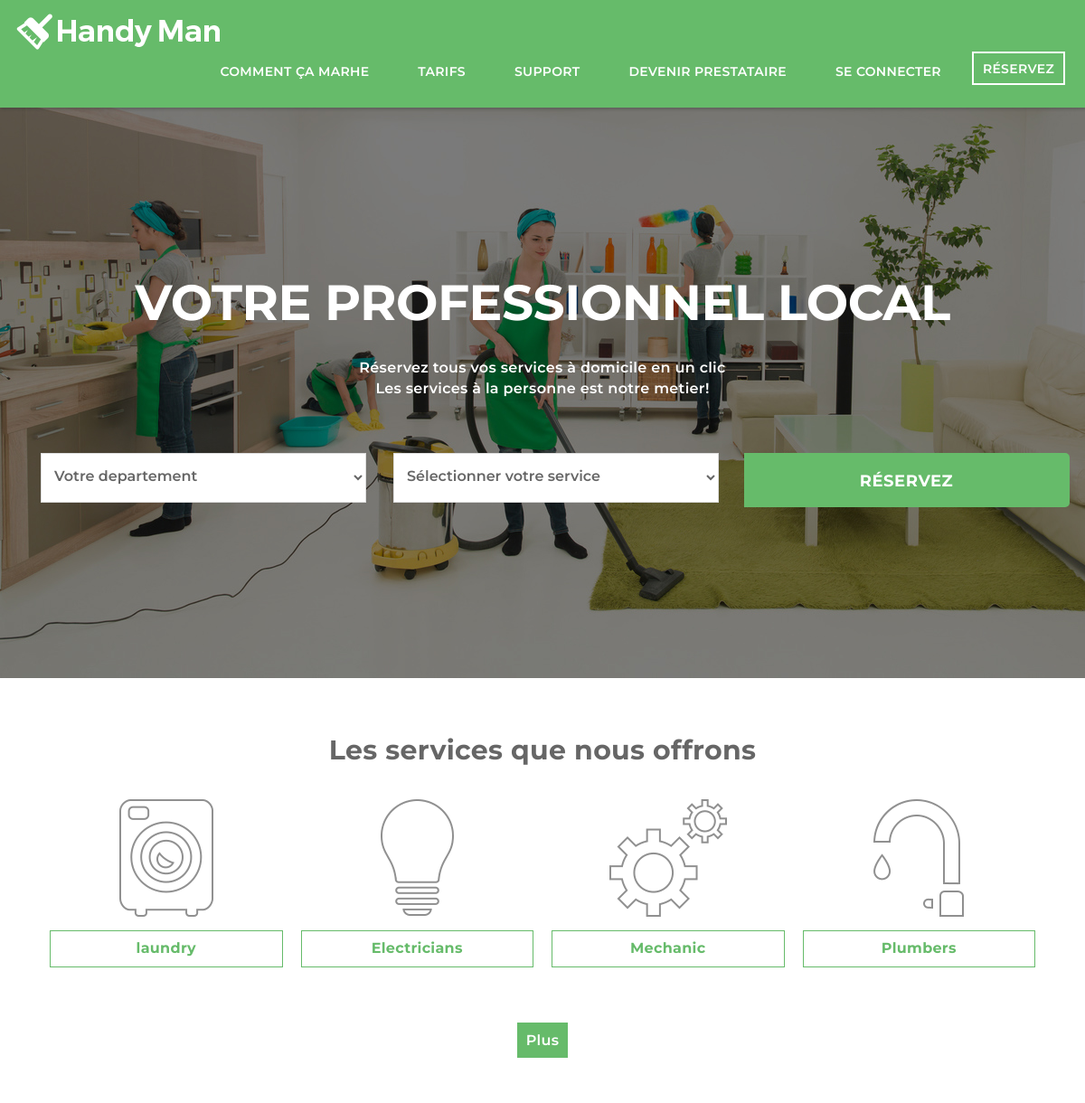
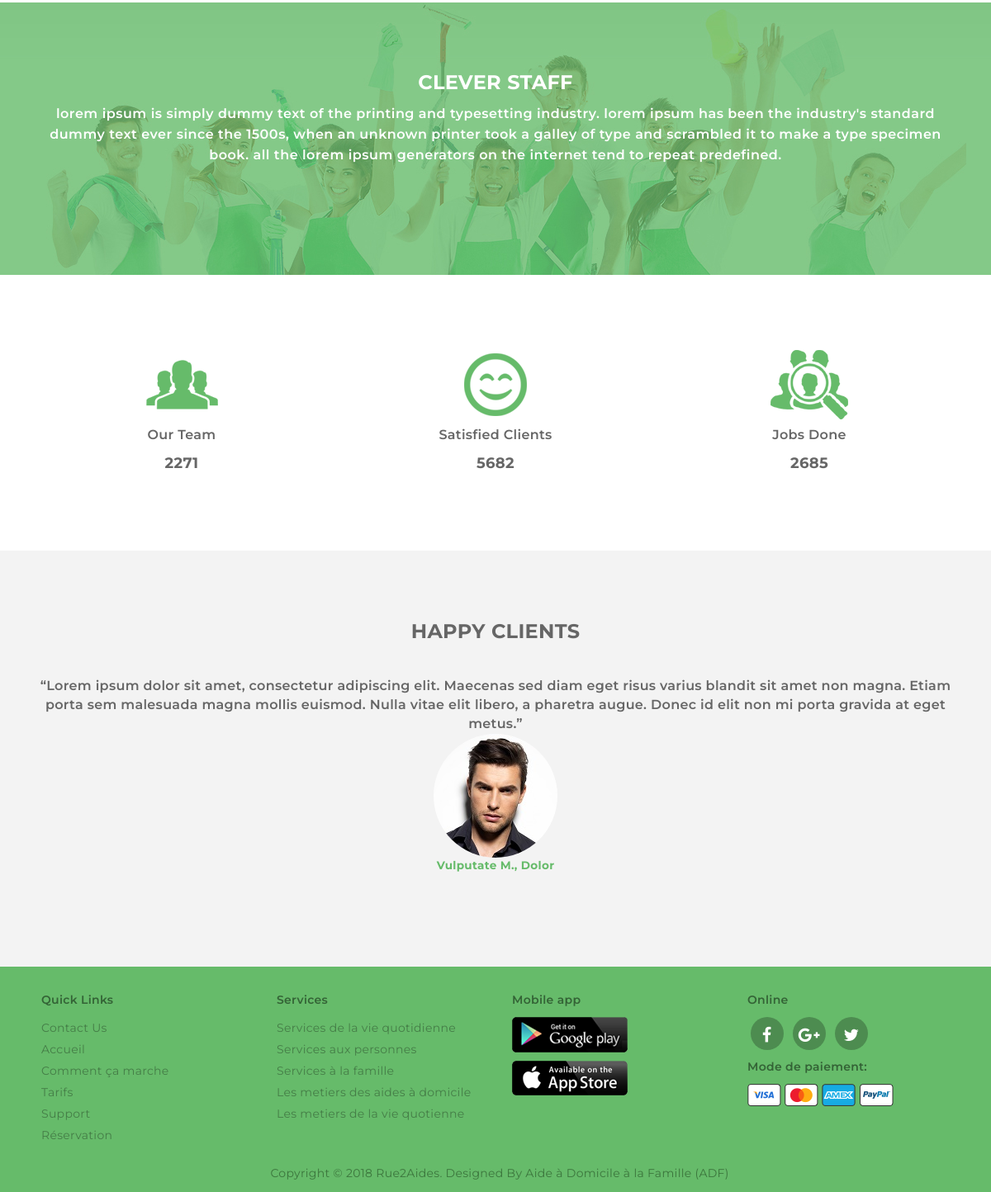
The page / on the database its author committed (2 pictures, top to bottom).
### tables this page shows
CREATE TABLE IF NOT EXISTS `sv_admin_login` (
  `admin_id` int(20) NOT NULL AUTO_INCREMENT,
  `user_name` varchar(255) NOT NULL,
  `password` varchar(255) NOT NULL,
  `email_id` varchar(255) NOT NULL,
  `site_name` varchar(255) NOT NULL,
  `logo` varchar(255) NOT NULL,
  `favicon` varchar(255) NOT NULL,
  `site_desc` varchar(255) NOT NULL,
  `keyword` varchar(255) NOT NULL,
  `site_url` varchar(255) NOT NULL,
  `paypal_id` varchar(200) NOT NULL,
  `currency_mode` varchar(200) NOT NULL,
  `paypal_site_mode` varchar(200) NOT NULL,
  PRIMARY KEY (`admin_id`)
);

CREATE TABLE IF NOT EXISTS `sv_services` (
  `services_id` int(25) NOT NULL AUTO_INCREMENT,
  `services_name` varchar(255) NOT NULL,
  `service_img` varchar(255) NOT NULL,
  PRIMARY KEY (`services_id`)
);

CREATE TABLE IF NOT EXISTS `sv_pages` (
  `id` int(25) NOT NULL AUTO_INCREMENT,
  `page_name` varchar(255) NOT NULL,
  `page_content` text NOT NULL,
  PRIMARY KEY (`id`)
);

### index.php (the view, shortened to what this page needs)
 <?php
 include("header.php");
    ?>
  <body class="index-index splash splash-video">
<section id="main-teaser" class="teaser">
  <div class="hv-video-container" >
   <img class="home-bg" src="img/home-img.jpg">
</div>
  <div class="main-teaser-content">
  <div class="container">
  <div class="min-space"></div>
  <div class="min-space"></div>
  <div class="min-space"></div>
    <div class="teaser-content">
      <h1 style="text-transform:uppercase;">VOTRE PROFESSIONNEL LOCAL <br /></h1>
      <br>
        <span class="mbl-cnt">Réservez tous vos services à domicile en un clic <br>
Les services à la personne est notre metier!<br /></span>
      <div class="container">
      <div class="signup inline-submit">
        <form class="new_bid" id="booking_form" action="users/order.php" accept-charset="UTF-8" data-remote="true" method="post"><input name="utf8" type="hidden" value="&#x2713;" />
            <div class="row home-form">
             <div class="min-space"></div>
                <div class="col-md-4  col-sm-4">
                    <select required="required" id="City" name="City" class="service">
                        <option value="">Votre departement</option>
                    </select>
                </div>
                <div class="col-md-4  col-sm-4">
                    <select required="required" id="services" name="services" class="service">
                        <option value="">Sélectionner votre service</option>
                    </select>
                </div>
                <div class="col-md-4 col-sm-4">
				<button type="button" class="btn-primary signup__button sv_booknow" onclick="javascript:booking_function(this.value);">Réservez</button>
                </div>
        </div>
    </form>
</div>
</div>
</div>
    <div class="min-space"></div>
    <div class="min-space"></div>
     <div class="min-space"></div>
  </div>
  </div>
</section>
<section id="benefit-teaser" class="teaser">
     <div class="min-space"></div>
<h2>Les services que nous offrons</h2>
<div class="container">
<div class="col-lg-12">
            <?php
                $res1=mysql_query("select * from sv_services ORDER BY services_id ASC limit 0,4");
                while($row1=mysql_fetch_array($res1))
                {
                    $services_name=mysql_real_escape_string($row1['services_name']);
                    $service_img=mysql_real_escape_string($row1['service_img']);
            ?>
            <ul class="ser-img">
        <li class="col-md-3 col-sm-3"><img src="admincp/admin-logo/<?php echo $service_img;?>">
        <p class="ser-img-title"><?php echo $services_name; ?></p></li>
        </ul>
            <?php } ?>
    </div>
</div>
 <div class="min-space"></div>
<?php
$res2=mysql_query("select * from sv_services ORDER BY services_id ASC");
$numrow=mysql_num_rows($res2);
if($numrow>='5')
{
?>
<a href="users/all_services.php" target="_blank" style="background-color:#66bb6a;color:#fff;padding:10px;">Plus</a>
<?php } ?>
<div class="min-space"></div>
</section>
<?php
$query=mysql_fetch_array(mysql_query("select * from sv_pages where id=1"));
$content=$query['page_content'];
?>
<?php echo $content;?>
   <?php include("footer.php") ?>
  </body>
</html>

### header.php (shortened to what this page needs)
<html>
 <?php
 include("connection.php");
 $res=mysqli_fetch_array(mysqli_query($con,"select * from sv_admin_login"));
    $logo=mysqli_real_escape_string($con,$res['logo']);
    $site_url=mysqli_real_escape_string($con,$res['site_url']);
 ?>
  <head>
    <link rel="stylesheet" href="<?php echo $site_url; ?>/css/font-awesome.min.css" type="text/css">
    <link rel="stylesheet" href="<?php echo $site_url; ?>/css/style.css" />
    <link rel="stylesheet" media="screen" href="<?php echo $site_url; ?>/css/index.css" />
    <link rel="stylesheet" media="screen" href="<?php echo $site_url; ?>/css/responsive.css" />
    <link rel="stylesheet" href="<?php echo $site_url; ?>/css/bootstrap.min.css" type="text/css">
    </head>
    <header class="header-main header-main--light">
        <nav class="site-nav reversed">
            <div class="container">
                <nav class="navbar navbar-inverse navbar-static-top marginBottom-0" role="navigation">
                    <div class="navbar-header">
                        <?php
                            if($logo=="") { ?>
                                <a href="<?php echo $site_url; ?>" class="site-logo"><img src="<?php echo $site_url; ?>/admincp/admin-logo/default-logo.png" alt="" ></a>
                            <?php } else {     ?>
                                <a href="<?php echo $site_url; ?>" class="site-logo"><img src="<?php echo $site_url; ?>/admincp/admin-logo/<?php echo $logo;?>"></a>
                            <?php } ?>
                    </div>
                    <div class="collapse navbar-collapse" id="navbar-collapse-1">
                        <ul class="nav navbar-nav pull-right">
                            <li><a class="nav__link" href="<?php echo $site_url; ?>/users/howitworks.php">Comment ça marhe</a></li>
                            <li><a class="nav__link" href="<?php echo $site_url; ?>/users/pricing.php">Tarifs</a></li>
                            <li><span class="link_to_another_page"><a class="nav__link" href="<?php echo $site_url; ?>/users/help.php">Support</a></span></li>
                            <li><span class="link_to_another_page"><a class="nav__link" href="<?php echo $site_url; ?>/users/apply.php">Devenir prestataire</a></span></li>
                            <?php
                                if(!isset($_SESSION['phone_no'])) { ?>
                                <li><a class="nav__link sign-in" href="<?php echo $site_url; ?>/users/sign_in.php">Se connecter</a></li><?php } ?>
                             <li><span class="link_to_another_page"><a class="nav__link nav__link--prominent" href="<?php echo $site_url; ?>/users/order.php">Réservez</a></span></li>
                        </ul>
                    </div>
                </nav>
            </div>
        </nav>
    </header>

### footer.php (shortened to what this page needs)
<?php
$res         = mysql_fetch_array(mysql_query("select * from sv_admin_login"));
$site_url    = mysql_real_escape_string($res['site_url']);
?>
<footer class="footer">
  <div class="container">
    <div class="footer-content col-lg-3 col-md-3 col-sm-3 col-sm-4 col-lg-4">
      <h5 class="footer-content__title">Quick Links</h5>
      <ul class="footer-content__list">
      <li><a href="<?php
echo $site_url ;
?>/users/contact.php">Contact Us</a></li>
        <li><a href="<?php
echo $res['site_url'];
?>">Accueil</a></li>
        <li><a href="<?php
echo $res['site_url'];
?>/users/howitworks.php">Comment ça marche</a></li>
        <li><a href="<?php
echo $res['site_url'];
?>/users/pricing.php">Tarifs</a></li>
        <li><a href="<?php
echo $res['site_url'];
?>/users/help.php">Support</a></li>
        <li><a href="<?php
echo $res['site_url'];
?>/users/order.php">Réservation</a></li>
      </ul>
    </div>
    <div class="footer-content col-lg-3 col-md-3 col-sm-3 col-sm-4 col-lg-4">
      <h5 class="footer-content__title">Services</h5>
      <ul class="footer-content__list">
        <li><a href="#">Services de la vie quotidienne</a></li>
        <li><a href="#">Services aux personnes</a></li>
        <li><a href="#">Services à la famille</a></li>
        <li><a href="#">Les metiers des aides à domicile</a></li>
        <li><a href="#">Les metiers de la vie quotienne</a></li>
      </ul>
    </div>
     <div class="footer-content col-lg-3 col-md-3 col-sm-3 col-sm-4 col-lg-4">
      <h5 class="footer-content__title">Mobile app</h5>
      <ul class="footer-content__list">
     <a href="#"><img style="margin-bottom:10px;" src="<?php
echo $res['site_url'];
?>/img/app1.png"></a>
          <a href="#"><img src="<?php
echo $res['site_url'];
?>/img/app2.png"></a>
        </ul>
    </div>
    <div class="footer-content col-lg-3 col-md-3 col-sm-3 col-sm-4 col-lg-4">
      <div class="footer-content__social social">
          <h5 class="footer-content__title">Online</h5>
          <a class="social__action" href="#">
            <i class="fa fa-facebook" aria-hidden="true"></i></a>
          <a class="social__action" href="#">
           <i class="fa fa-google-plus" aria-hidden="true"></i></a>
           <a class="social__action" href="#">
           <i class="fa fa-twitter" aria-hidden="true"></i></a>
         </div>
      <div class="mobile-app">
          <h5 class="footer-content__title">Mode de paiement:</h5>
          <img src="<?php
echo $res['site_url'];
?>/img/visa.png" alt="Visa" />
          <img src="<?php
echo $res['site_url'];
?>/img/mastercard.png" alt="Mastercard" />
          <img src="<?php
echo $res['site_url'];
?>/img/american_express.png" alt="American express" />
          <img src="<?php
echo $res['site_url'];
?>/img/paypal.png" alt="Paypal" />
      </div>
    </div>
  </div>
  <div class="footer__copyright container">
    <p>
Copyright &#169; 2018 Rue2Aides. Designed By <a href="http://sangvish.com/" target="_blank">Aide à Domicile à la Famille (ADF)</a>
    </p>
  </div>
</footer>

### css/style.css (style rules this page uses)
.navbar-inverse { background:transparent;border:0; }
.row { max-width:none; }
section { padding-left: 15px; }
.min-space { padding:30px 0; }

### css/responsive.css (style rules this page uses)
.clearfix:before, .clearfix:after { content: " "; display: table }
.clearfix:after { clear: both }
img { display: inline-block; vertical-align: middle }
select { width: 100% }
.row:before, .row:after { content: " "; display: table }
.row:after { clear: both }
.row .row { margin: 0 -0.9375em; max-width: none; width: auto }
.row .row:before, .row .row:after { content: " "; display: table }
.row .row:after { clear: both }

### rows shown on the page
sv_admin_login: site_url+logo (picture), site_url (picture)
sv_services: service_img (picture), services_name "laundry"
sv_services: service_img (picture), services_name "Electricians"
sv_services: service_img (picture), services_name "Mechanic"
sv_services: service_img (picture), services_name "Plumbers"
sv_pages: page_content "CLEVER STAFF lorem ipsum is simply dummy text of the printing and typesetting industry. lorem ipsum has been the industry's standard dummy text ever since the 1500s, when an unknown printer took a galley of type and scrambled it to make a type specimen book. all the lorem ipsum generators on the internet tend to repeat predefined. Our Team 2271 Satisfied Clients 5682 Jobs Done 2685 HAPPY CLIENTS “Lorem ipsum dolor sit amet, consectetur adipiscing elit. Maecenas sed diam eget risus varius blandit sit amet non magna. Etiam porta sem malesuada magna mollis euismod. Nulla vitae elit libero, a pharetra augue. Donec id elit non mi porta gravida at eget metus.” Vulputate M., Dolor", page_content (picture)
